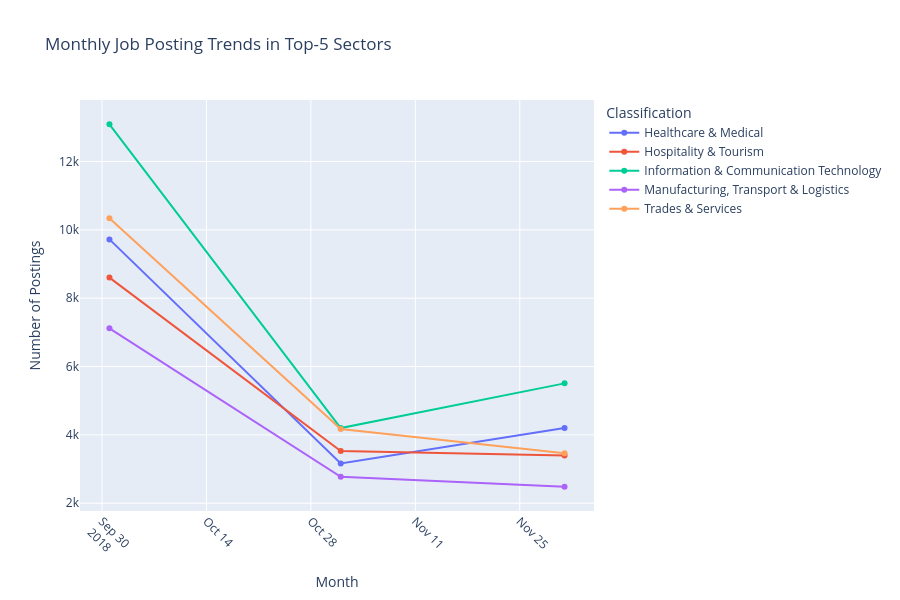

The notebook cell saved with this chart:
### Code cell
sector_share = (
df['Classification'].value_counts(normalize=True).mul(100).round(1).rename_axis('Sector').reset_index(name='Percent'))
fig1 = px.bar(
    sector_share,
    x='Percent',
    y='Sector',
    title='Market Share by Sector',
    labels={'Percent': 'Percentage of All Job Postings', 'Sector': ''},
    color='Percent',
    color_continuous_scale='Viridis'
)
fig1.update_layout(xaxis_range=[0, sector_share['Percent'].max() + 5], showlegend=False, height=600)
fig1.write_html('sector_share.html')

loc_counts = df['Location'].dropna().value_counts().rename_axis('City').reset_index(name='TotalJobs')
top20 = loc_counts.head(20)
df_top20_jobs = df[df['Location'].isin(top20['City'])]
fig2 = px.box(
    df_top20_jobs,
    x='Location',
    y='average_salary',
    title='Salary Distribution in Top 20 Cities',
    labels={'average_salary': 'Average Salary (AUD)', 'Location': 'City'},
    color='Location'
)
fig2.update_layout(xaxis_tickangle=45, height=600, showlegend=False)
fig2.write_html('salary_distribution.html')

top5_sectors = df['Classification'].value_counts().head(5).index.tolist()
trend = df[df['Classification'].isin(top5_sectors)].groupby(['Month', 'Classification']).size().reset_index(name='Count')
trend['MonthStr'] = trend['Month'].astype(str)
fig3 = px.line(
    trend,
    x='MonthStr',
    y='Count',
    color='Classification',
    title='Monthly Job Posting Trends in Top-5 Sectors',
    labels={'MonthStr': 'Month', 'Count': 'Number of Postings'},
    markers=True)
fig3.update_layout(xaxis_tickangle=45, height=600)
fig3.show()

### Figure 1 — Plotly figure (JSON) as saved in the notebook; plotly's stock layout.template omitted (floating-point values rounded to 4 significant figures)
{"data": [{"hovertemplate": "Classification=Healthcare & Medical<br>Month=%{x}<br>Number of Postings=%{y}<extra></extra>", "legendgroup": "Healthcare & Medical", "line": {"color": "#636efa", "dash": "solid"}, "marker": {"symbol": "circle"}, "mode": "lines+markers", "name": "Healthcare & Medical", "orientation": "v", "showlegend": true, "type": "scatter", "x": ["2018-10", "2018-11", "2018-12"], "xaxis": "x", "y": [9721, 3163, 4201], "yaxis": "y"}, {"hovertemplate": "Classification=Hospitality & Tourism<br>Month=%{x}<br>Number of Postings=%{y}<extra></extra>", "legendgroup": "Hospitality & Tourism", "line": {"color": "#EF553B", "dash": "solid"}, "marker": {"symbol": "circle"}, "mode": "lines+markers", "name": "Hospitality & Tourism", "orientation": "v", "showlegend": true, "type": "scatter", "x": ["2018-10", "2018-11", "2018-12"], "xaxis": "x", "y": [8602, 3528, 3393], "yaxis": "y"}, {"hovertemplate": "Classification=Information & Communication Technology<br>Month=%{x}<br>Number of Postings=%{y}<extra></extra>", "legendgroup": "Information & Communication Technology", "line": {"color": "#00cc96", "dash": "solid"}, "marker": {"symbol": "circle"}, "mode": "lines+markers", "name": "Information & Communication Technology", "orientation": "v", "showlegend": true, "type": "scatter", "x": ["2018-10", "2018-11", "2018-12"], "xaxis": "x", "y": [13089, 4200, 5507], "yaxis": "y"}, {"hovertemplate": "Classification=Manufacturing, Transport & Logistics<br>Month=%{x}<br>Number of Postings=%{y}<extra></extra>", "legendgroup": "Manufacturing, Transport & Logistics", "line": {"color": "#ab63fa", "dash": "solid"}, "marker": {"symbol": "circle"}, "mode": "lines+markers", "name": "Manufacturing, Transport & Logistics", "orientation": "v", "showlegend": true, "type": "scatter", "x": ["2018-10", "2018-11", "2018-12"], "xaxis": "x", "y": [7119, 2774, 2483], "yaxis": "y"}, {"hovertemplate": "Classification=Trades & Services<br>Month=%{x}<br>Number of Postings=%{y}<extra></extra>", "legendgroup": "Trades & Services", "line": {"color": "#FFA15A", "dash": "solid"}, "marker": {"symbol": "circle"}, "mode": "lines+markers", "name": "Trades & Services", "orientation": "v", "showlegend": true, "type": "scatter", "x": ["2018-10", "2018-11", "2018-12"], "xaxis": "x", "y": [10340, 4172, 3464], "yaxis": "y"}], "layout": {"height": 600, "legend": {"title": {"text": "Classification"}, "tracegroupgap": 0}, "title": {"text": "Monthly Job Posting Trends in Top-5 Sectors"}, "xaxis": {"anchor": "y", "domain": [0, 1], "tickangle": 45, "title": {"text": "Month"}}, "yaxis": {"anchor": "x", "domain": [0, 1], "title": {"text": "Number of Postings"}}}}
